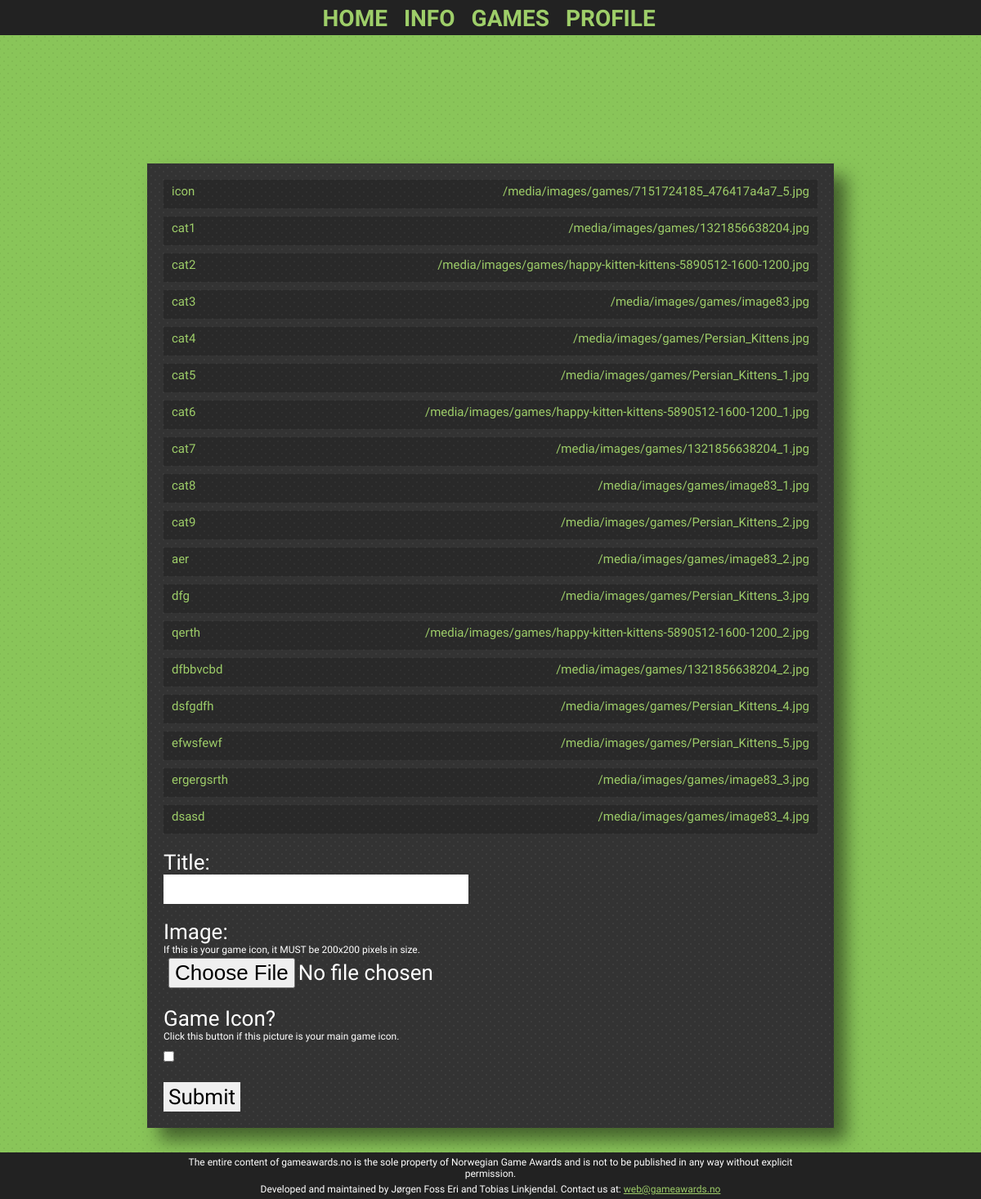
The app's page /gallery/add_game_pic/1/ (signed in), older data.
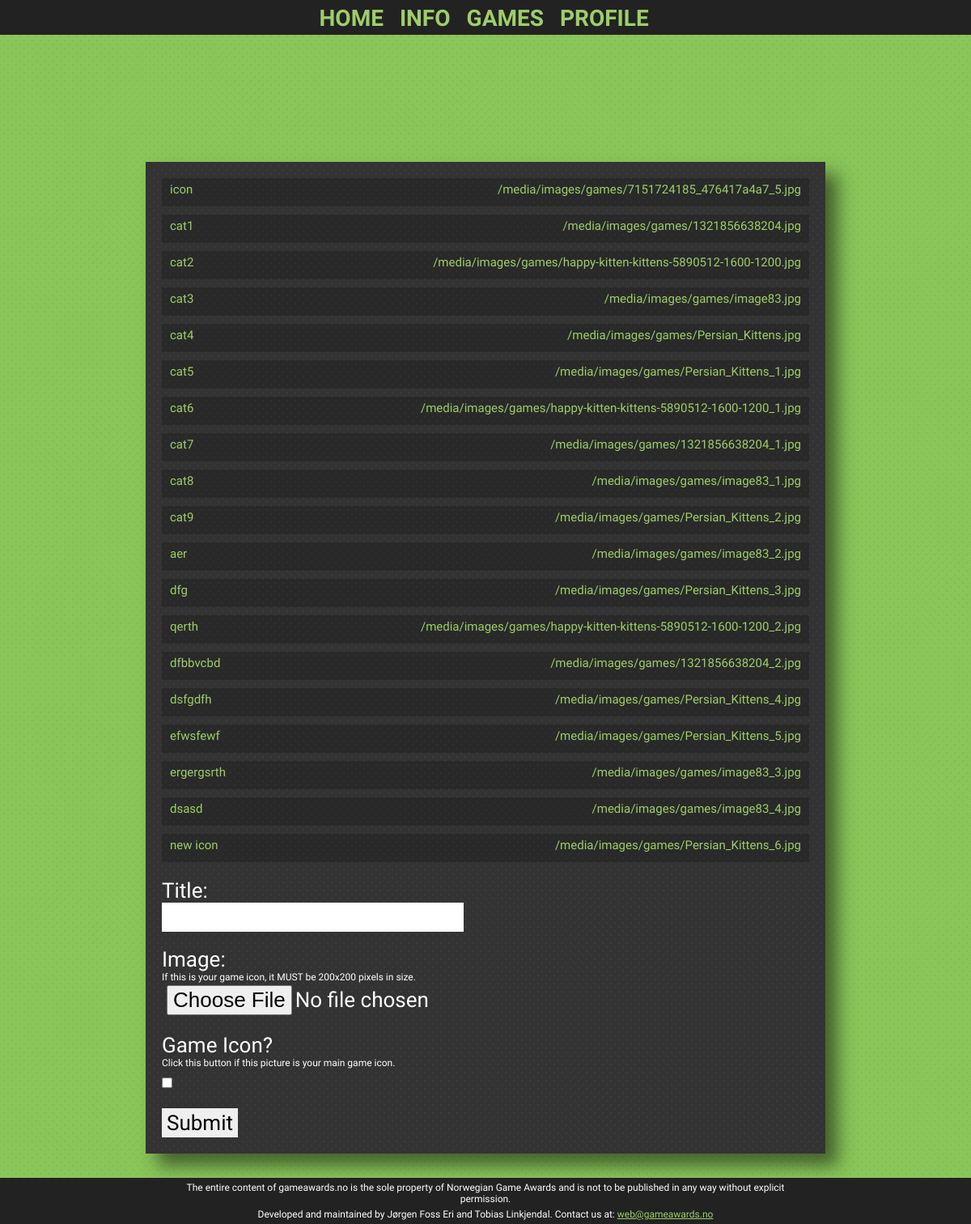
The same page, newer data.
### gallery/models.py (models this page shows, shortened)
class GamePic(models.Model):
    title = models.CharField(max_length = 100)
    image = models.ImageField(upload_to="images/games")
    added_date = models.DateField()
    owner = models.ForeignKey(User)
    game = models.ForeignKey('runs.Game')
    game_icon = models.BooleanField(default=False)

### gallery/views.py (the view)
# urls.py: url(r'add_game_pic/(?P<game_id>\d+)/$', 'add_gamepic_request'),
def add_gamepic_request(request,game_id):
    if not request.user.is_authenticated():
        return HttpResponseRedirect('/login/')
    g = Game.objects.get(pk = game_id)
    images = GamePic.objects.filter(game=g)
    if request.method == 'POST':
        form = GamePicForm(request.POST, request.FILES)
        if form.is_valid():
            p = form.save(commit=False)
            p.added_date = timezone.now()
            p.image = request.FILES['image']
            p.game = get_object_or_404(Game, pk=game_id)
            p.owner = request.user
            p.save()
            if p.game_icon:
                gs = GamePic.objects.filter(game=g, game_icon=True)
                for gp in gs:
                    if gp.id != p.id:
                        gp.game_icon=False;
                        gp.save()
            return HttpResponseRedirect('/gallery/add_game_pic/'+str(game_id))
        else:
            context = {'form':form, 'images':images}
    else:
        form = GamePicForm()
        context = {'form':form,'images':images}
    return render_to_response(
        'gallery/add_game_pic.html',
        context,
        context_instance=RequestContext(request))

### gallery/forms.py
class GamePicForm(ModelForm):
    class Meta:
        model = GamePic
        exclude = ('added_date', 'owner', 'game')

### templates/gallery/add_game_pic.html (shortened to what this page needs)
{% extends "single_page.html" %}
{% block page %}
<div id="add-game-pic-container" class="single-page-container">
    <div id="existing-images-container">
        {% if images %}
            {% for img in images %}
               <div class="text-background existing-image">
                    <div class="existing-image-title">{{ img.title }}</div>
                    <div class="existing-image-url">{{ img.image.url }}</div>
                </div>
            {% endfor %}
        {% else %}
            <p> No images have been added </p>
        {% endif %}
    </div>
    <form action="" method="post" enctype="multipart/form-data">
        <div class="register_div">
                <p><label for="title"{% if form.image.errors %} class="error"{% endif %}>Title:</label></p>
                <p>
                    {{ form.title }}
                </p>
        </div>
        <div class="register_div">
                <p><label for="image"{% if form.image.errors %} class="error"{% endif %}>Image:</label></p>
                <div style="font-size:12px;">
                    If this is your game icon, it MUST be 200x200 pixels in size.
                </div>
                <p>
                    {{ form.image }}
               </p>
        </div>
        <div class="register_div">
                <p><label for="game_icon"{% if form.description.errors %} class="error"{% endif %}>Game Icon?</label></p>
                <div style="font-size:12px;">Click this button if this picture is your main game icon.</div>
                <p>
                    {{ form.game_icon }}
                </p>
        </div>
        <p><input type="submit" alt="register" /></p>
    </form>
</div>
{% endblock %}

Row changes from the older to the newer data that the page shows:
added GamePic: title "new icon", image "/media/images/games/Persian_Kittens_6.jpg"
